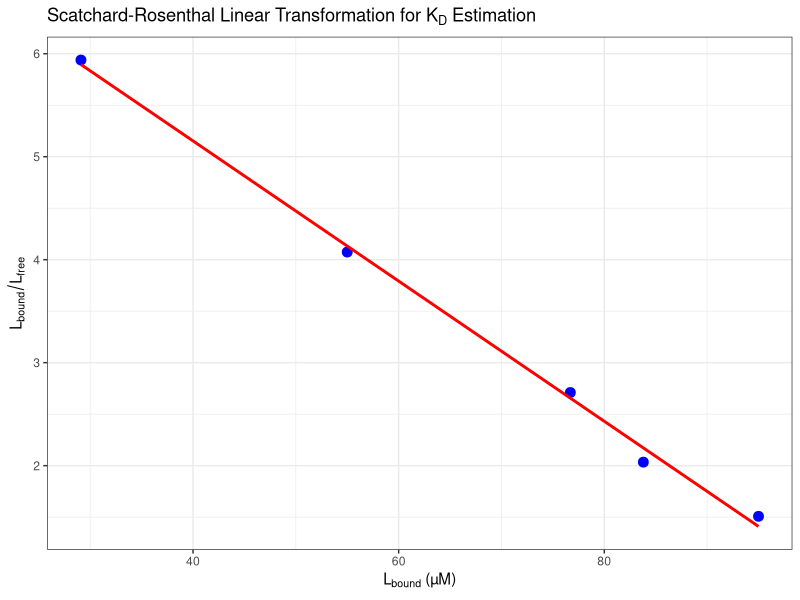

Source code (R):
# Author: Michael Jaggi
# Course: BCH 306 - Part "Binding equilibria and ITC" (Jelezarov)

# Load required libraries
library(ggplot2)
library(minpack.lm)

# Load data from EX3_ADH.xlsx
L_tot <- c(158, 125, 105, 68.5, 34)    # Total NADH (µM)
L_free <- c(63, 41.2, 28.3, 13.5, 4.9) # Free NADH (µM)
L_bound <- L_tot - L_free              # Bound NADH (µM)
L_ratio <- L_bound / L_free            # Scatchard linear transformation

# Create dataframe
data1 <- data.frame(L_bound, L_ratio)

# Define total ADH concentration
ADH_tot <- 30  # µM

# Perform linear regression
linear_fit <- lm(L_bound ~ L_ratio, data = data1)

# Extract KD from slope (slope = -1/KD, so KD = -1/slope)
KD <- -1 / coef(linear_fit)[2]  # Negative inverse of slope
n <- (coef(linear_fit)[1])/ADH_tot # binding sites


# Print estimated KD
cat("Estimated KD:", KD, "µM\n")
cat("Estimated number of binding sites n:", n)

# Plot linear transformation
p1 <- ggplot(data1, aes(x = L_bound, y = L_ratio)) +
      geom_point(color = "blue", size = 3) +
      geom_smooth(method = "lm", color = "red", se = FALSE) +
      xlab(expression(L[bound] ~ "(µM)")) +
      ylab(expression(L[bound] / L[free])) +
      ggtitle(expression("Scatchard-Rosenthal Linear Transformation for" ~ K[D] ~ "Estimation")) +
      theme_bw()

print(p1)

# Method a: Directly from Data
Y_direct_rel <- (L_bound)/(ADH_tot * n)

#  Method b: Using KD
Y_KD_rel <- (KD*L_free)/(1 + KD*L_free)

# Compare and Discuss Discrepancies
discrepancy <- abs(Y_direct_rel - Y_KD_rel)
cat("\nDegree of Saturation (Method a):\n")
print(Y_direct_rel)
cat("\nDegree of Saturation (Method b):\n")
print(Y_KD_rel)

cat("\nDiscrepancies between methods:\n")
print(discrepancy)
